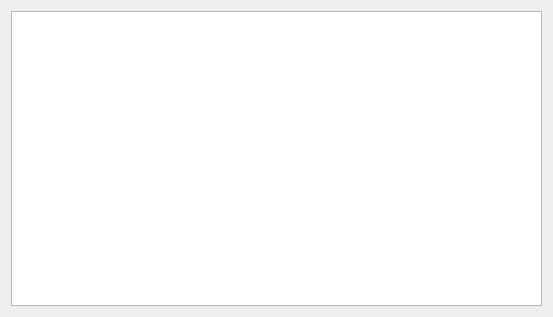
<?xml version="1.0" encoding="UTF-8"?>
<ui version="4.0">
 <class>Widget</class>
 <widget class="QWidget" name="Widget">
  <property name="geometry">
   <rect>
    <x>0</x>
    <y>0</y>
    <width>553</width>
    <height>317</height>
   </rect>
  </property>
  <property name="windowTitle">
   <string>Widget</string>
  </property>
  <layout class="QVBoxLayout" name="verticalLayout">
   <item>
    <widget class="QTableWidget" name="tableWidget"/>
   </item>
  </layout>
 </widget>
 <resources/>
 <connections/>
</ui>
